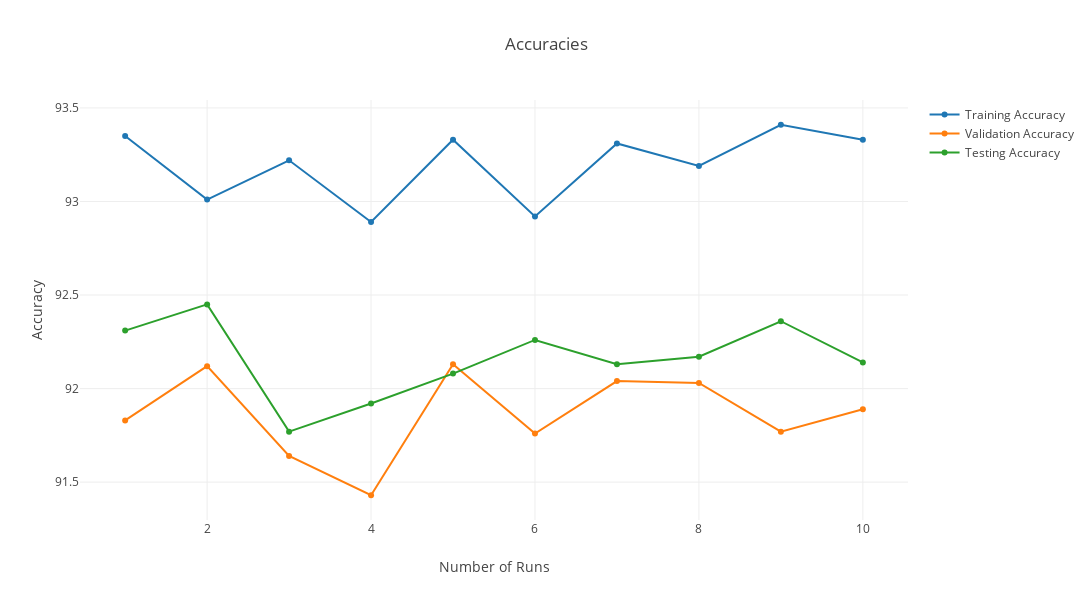

Notebook code cell kept with this figure:
### Code cell
final_accuracy_plot(model_final_acc)

### Figure 1 — Plotly figure (JSON) as saved in the notebook; plotly's stock layout.template omitted (floating-point values rounded to 4 significant figures)
{"data": [{"name": "Training Accuracy", "type": "scatter", "x": [1, 2, 3, 4, 5, 6, 7, 8, 9, 10], "y": [93.35, 93.01, 93.22, 92.89, 93.33, 92.92, 93.31, 93.19, 93.41, 93.33]}, {"name": "Validation Accuracy", "type": "scatter", "x": [1, 2, 3, 4, 5, 6, 7, 8, 9, 10], "y": [91.83, 92.12, 91.64, 91.43, 92.13, 91.76, 92.04, 92.03, 91.77, 91.89]}, {"name": "Testing Accuracy", "type": "scatter", "x": [1, 2, 3, 4, 5, 6, 7, 8, 9, 10], "y": [92.31, 92.45, 91.77, 91.92, 92.08, 92.26, 92.13, 92.17, 92.36, 92.14]}], "layout": {"height": 600, "title": " Accuracies", "width": 1200, "xaxis": {"title": "Number of Runs"}, "yaxis": {"title": "Accuracy"}}}
